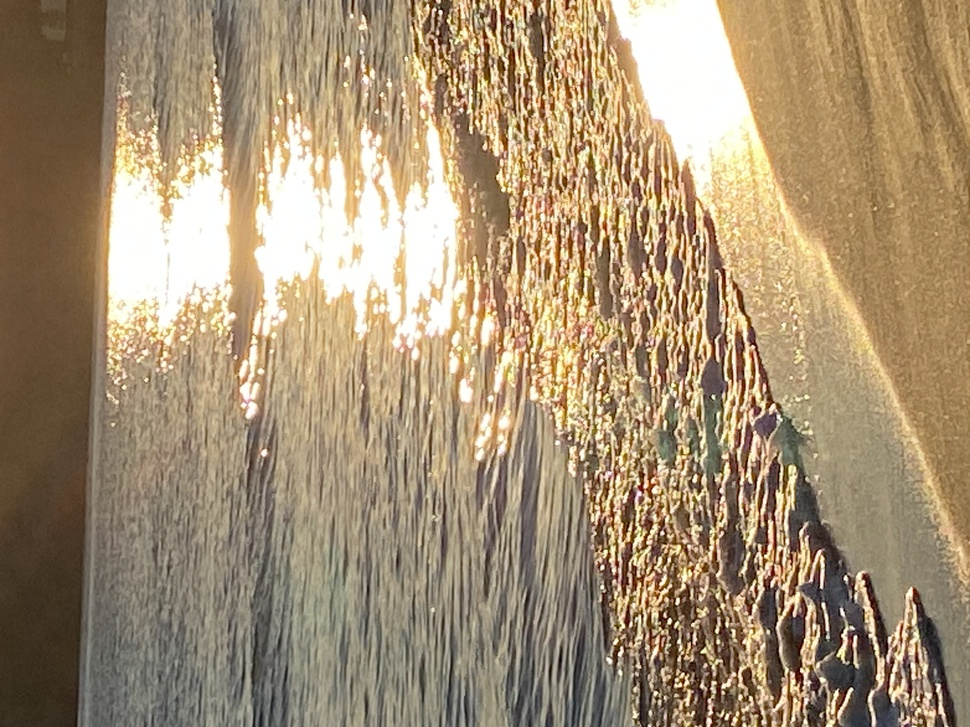
#> input picture samples/photo10.JPG, 970 x 727 px, shrunk from 4032 x 3024 before the run
$ python features.py ../samples/photo10.JPG
#> lines starting #> are read from the running program, lines starting #| are printed output that depends on the picture; long printed decimals are rounded
"""사진의 색감 피처 추출 (MLP 테마 적합도 스코어링 입력용).

흐름: 사진 -> HSV 변환 -> 평균 색상/채도·명도 편차/대비/색상 히스토그램 -> 색감 벡터(10d)
"""

from __future__ import annotations

from pathlib import Path

import cv2
import numpy as np
from PIL import Image

HUE_HIST_BINS = 4
COLOR_FEATURE_DIM = 6 + HUE_HIST_BINS  # mean_h, mean_s, mean_v, sat_std, val_std, contrast + hue histogram


def _to_bgr_array(image: Image.Image | str | Path) -> np.ndarray:
#> called with image = '../samples/photo10.JPG'
    if isinstance(image, (str, Path)):
        image = Image.open(image)
#> image is the input picture: PIL image 970x727 RGB; mean R, G, B 164.7, 144.4, 115.7
    rgb = np.array(image.convert("RGB"))
    return cv2.cvtColor(rgb, cv2.COLOR_RGB2BGR)


def extract_color_features(image: Image.Image | str | Path) -> np.ndarray:
    """사진 -> 색감 피처 벡터(10d).

    [mean_h, mean_s, mean_v, sat_std, val_std, contrast, hue_hist(4)] 를 모두 0~1로 정규화.
    """
    bgr = _to_bgr_array(image)
    hsv = cv2.cvtColor(bgr, cv2.COLOR_BGR2HSV).astype(np.float32)
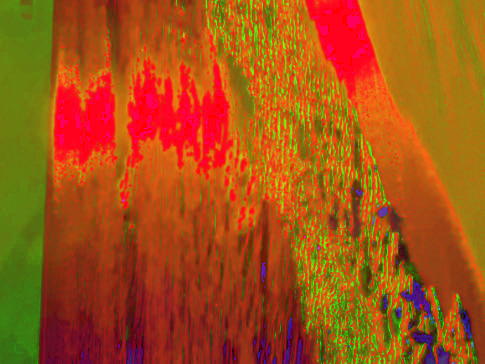
#> hsv: shape (727, 970, 3) float32 (shown at 1/2 size); mean B, G, R 20.9, 81.6, 164.8
    h, s, v = hsv[..., 0], hsv[..., 1], hsv[..., 2]
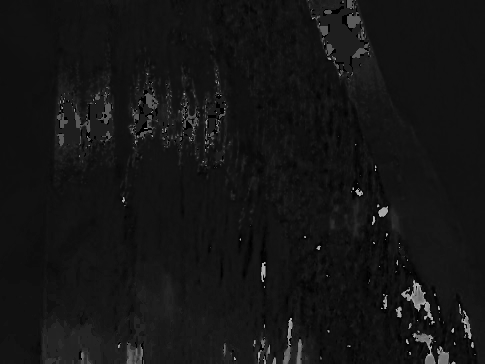
#> h: shape (727, 970) float32 (shown at 1/2 size); min 0, max 179, mean 20.9
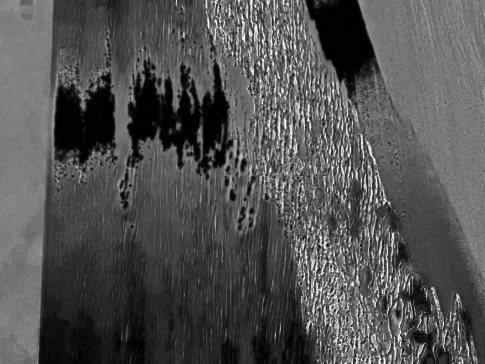
#> s: shape (727, 970) float32 (shown at 1/2 size); min 0, max 255, mean 81.6
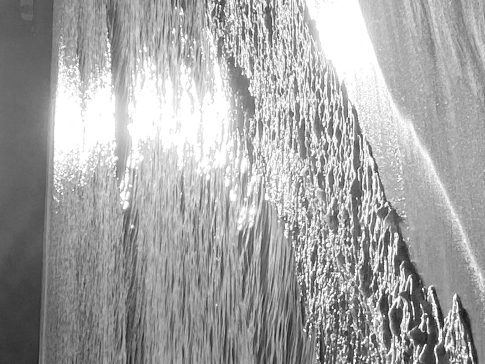
#> v: shape (727, 970) float32 (shown at 1/2 size); min 6, max 255, mean 164.7

    mean_h, mean_s, mean_v = h.mean() / 179.0, s.mean() / 255.0, v.mean() / 255.0
#> mean_h = 0.117; mean_s = 0.32; mean_v = 0.646
    sat_std, val_std = s.std() / 255.0, v.std() / 255.0
#> sat_std = 0.182; val_std = 0.218

    gray = cv2.cvtColor(bgr, cv2.COLOR_BGR2GRAY).astype(np.float32)
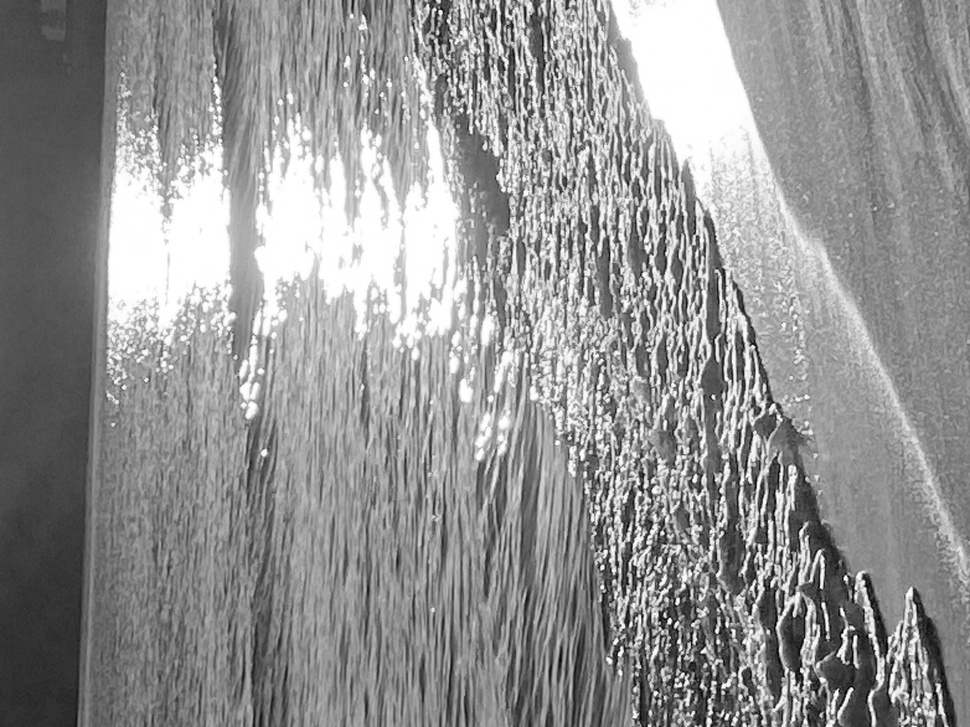
#> gray: shape (727, 970) float32; min 2, max 255, mean 147.2
    contrast = gray.std() / 255.0
#> contrast = 0.219

    hue_hist, _ = np.histogram(h, bins=HUE_HIST_BINS, range=(0, 180))
#> hue_hist = [686387, 4739, 9127, 4937]
    hue_hist = hue_hist.astype(np.float32) / hue_hist.sum()
#> hue_hist = [0.973, 0.00672, 0.0129, 0.007]

    return np.concatenate(
        [[mean_h, mean_s, mean_v, sat_std, val_std, contrast], hue_hist]
    ).astype(np.float32)


if __name__ == "__main__":
    import sys

    if len(sys.argv) != 2:
        print("usage: python features.py <image_path>")
        raise SystemExit(1)

    feats = extract_color_features(sys.argv[1])
#> feats = [0.117, 0.32, 0.646, 0.182, 0.218, 0.219, 0.973, 0.00672, 0.0129, 0.007]
    print(f"color_features({len(feats)}d): {feats}")
#| color_features(10d): [0.1169 0.3199 0.646 0.182 0.2181 0.2186
#|  0.9733  0.00672 0.01294 0.007001]

$ run again, on samples/photo14.JPG
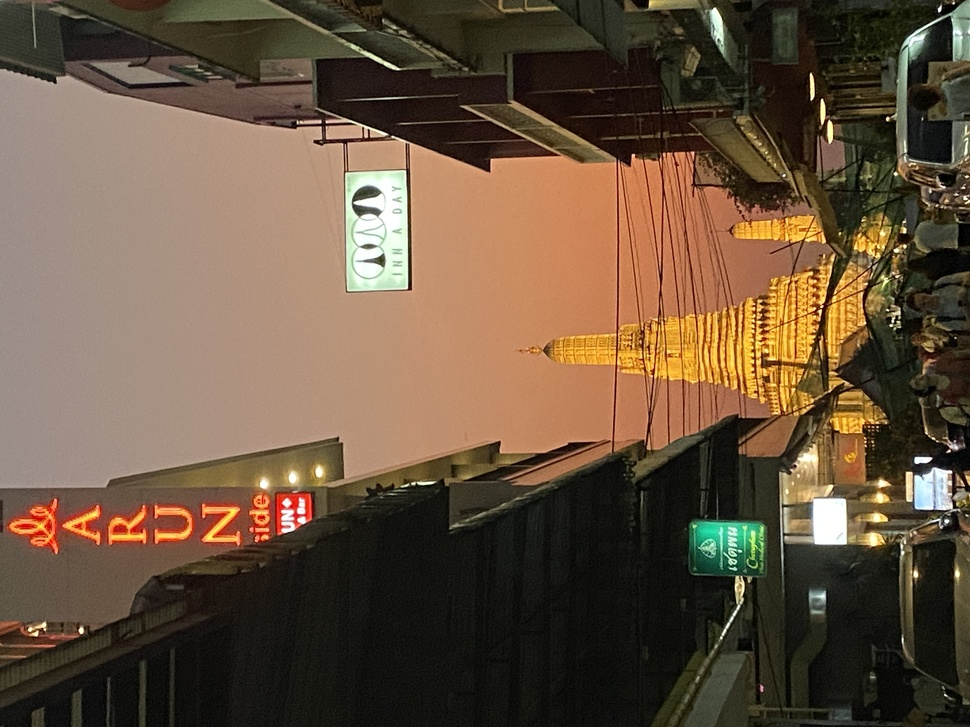
#> input picture samples/photo14.JPG, 970 x 727 px, shrunk from 4032 x 3024 before the run
#> in _to_bgr_array, image is the input picture: PIL image 970x727 RGB; mean R, G, B 103.1, 83.1, 63.1
#> in extract_color_features, `h, s, v = hsv[..., 0], hsv[..., 1], hsv[..., 2]`:
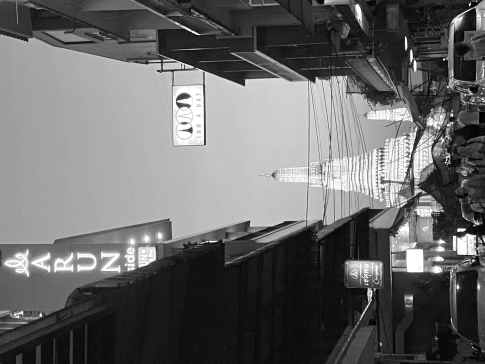
#> v: shape (727, 970) float32 (shown at 1/2 size); min 0, max 255, mean 104.1
#> mean_h = 0.119; mean_s = 0.386; mean_v = 0.408
#> sat_std = 0.213; val_std = 0.294
#> in extract_color_features, `gray = cv2.cvtColor(bgr, cv2.COLOR_BGR2GRAY).astype(np.float32)`:
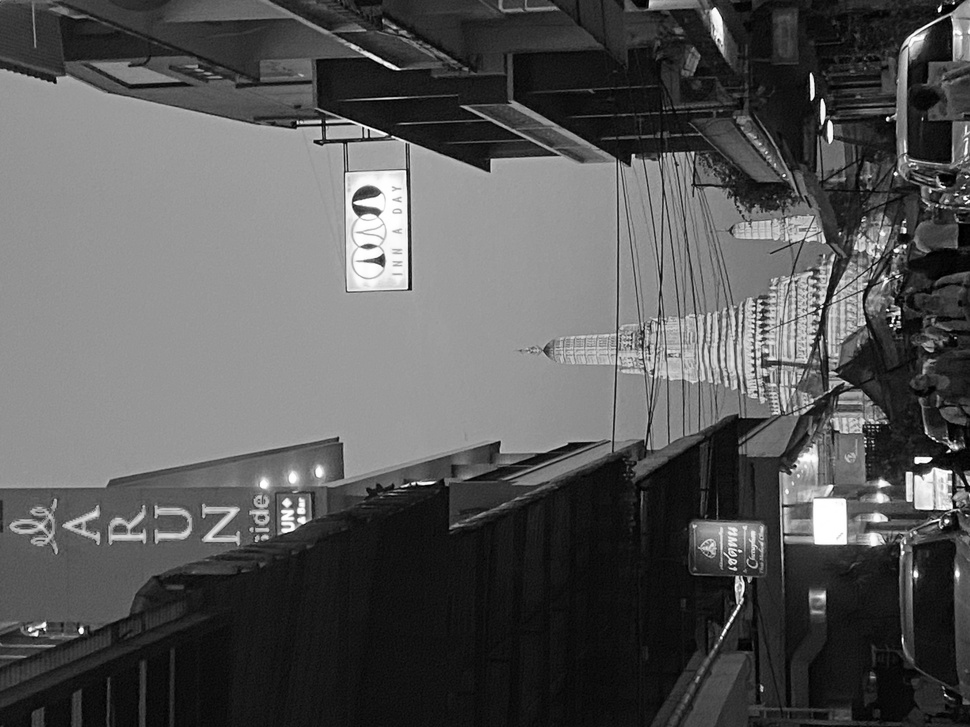
#> gray: shape (727, 970) float32; min 0, max 255, mean 86.8
#> contrast = 0.243
#> in extract_color_features, `hue_hist, _ = np.histogram(h, bins=HUE_HIST_BINS, range=(0, 180))`: hue_hist = [680022, 20375, 3260, 1533]
#> in extract_color_features, `hue_hist = hue_hist.astype(np.float32) / hue_hist.sum()`: hue_hist = [0.964, 0.0289, 0.00462, 0.00217]
#> feats = [0.119, 0.386, 0.408, 0.213, 0.294, 0.243, 0.964, 0.0289, 0.00462, 0.00217]
#| color_features(10d): [0.1191 0.3857 0.4084 0.2131 0.2944  0.2432
#|  0.9643 0.02889 0.004623 0.002174]
